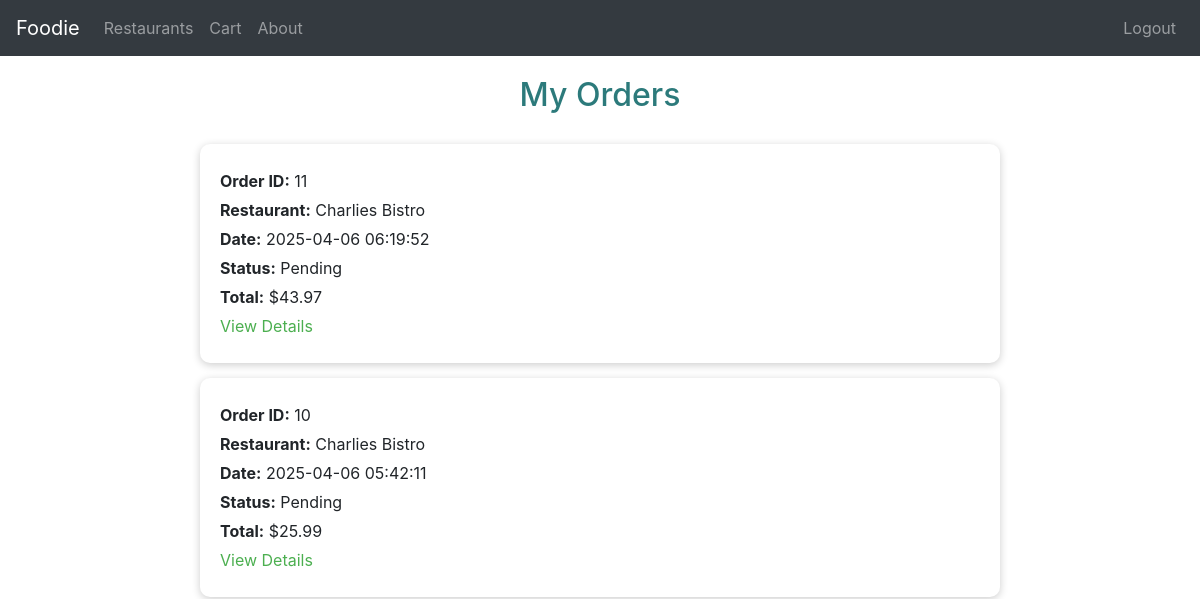
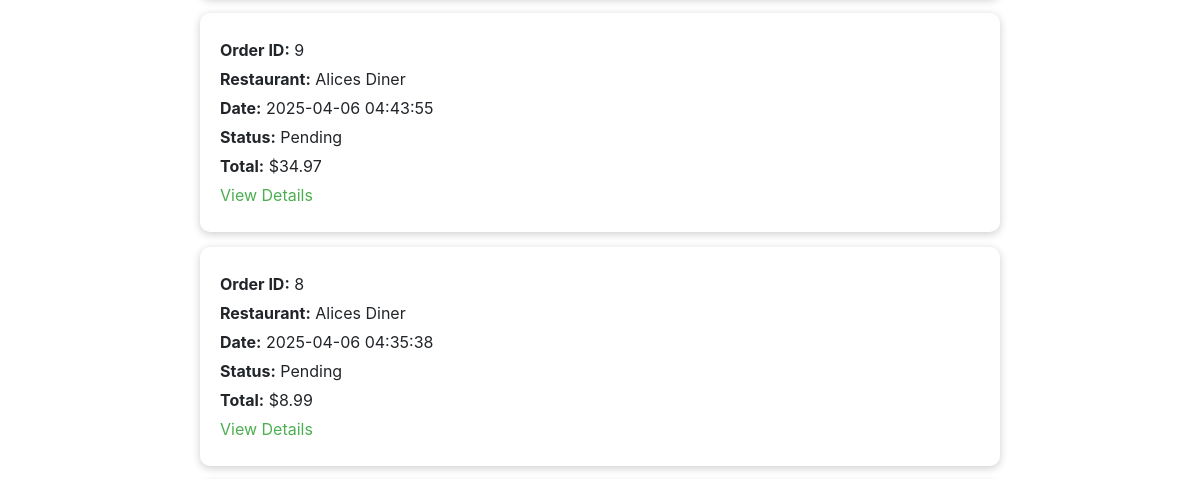
/my_orders (signed in, upper part), run on an earlier commit of the app's database (2 pictures, top to bottom).
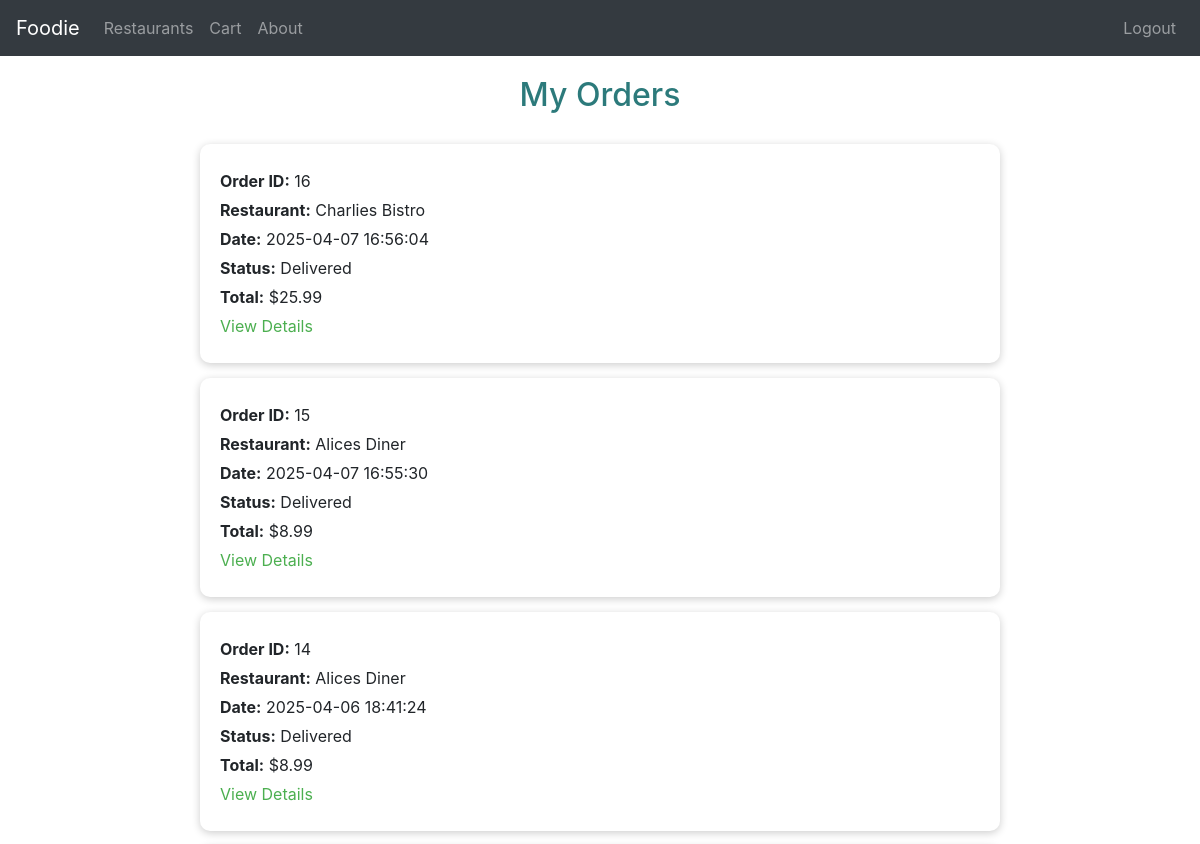
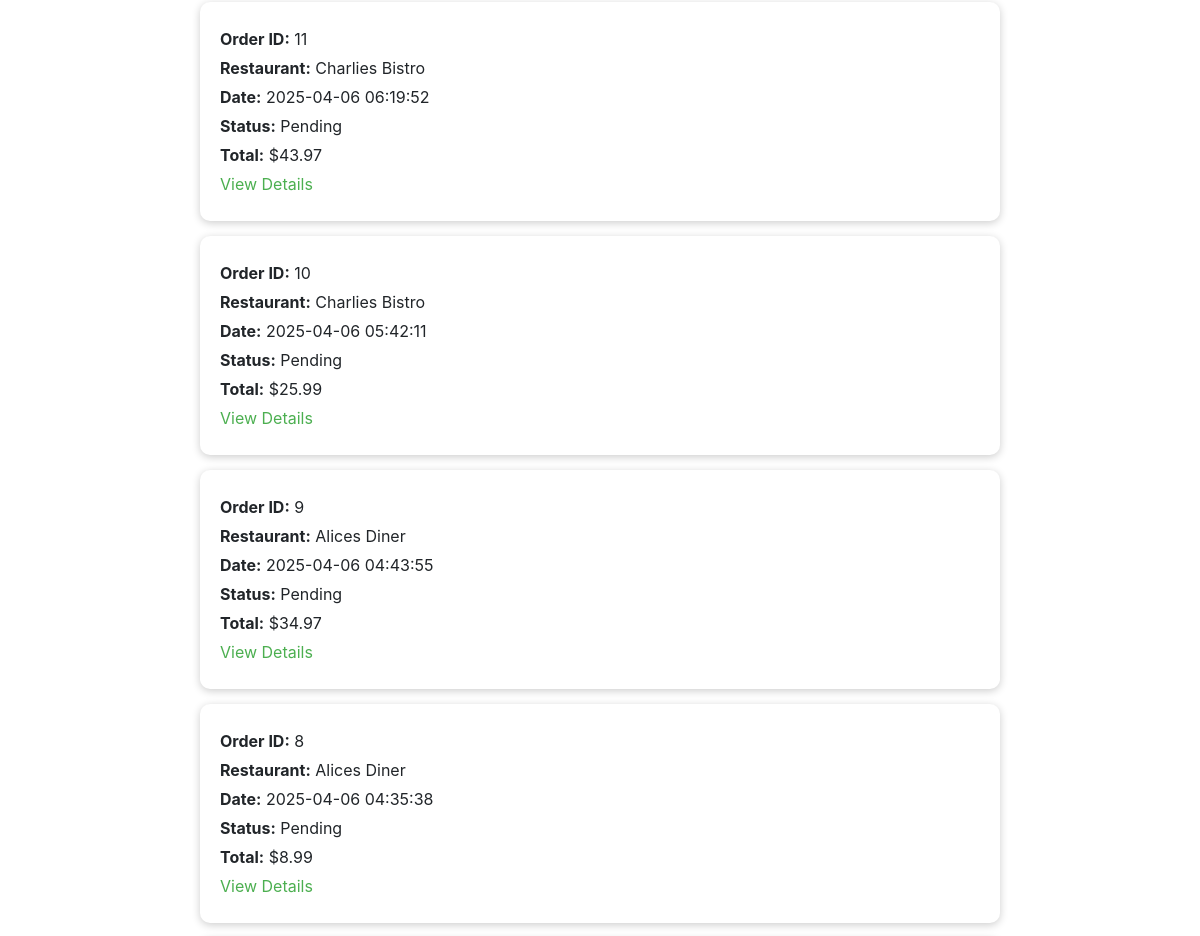
And on a later commit of the database (2 pictures, top to bottom).
### tables this page shows
CREATE TABLE Orders (
    OrderID INTEGER PRIMARY KEY AUTOINCREMENT,
    UserID INTEGER NOT NULL,
    RestaurantID INTEGER NOT NULL,
    OrderStatus TEXT CHECK(OrderStatus IN ('Pending', 'Preparing', 'Delivered')) NOT NULL,
    OrderDate DATETIME DEFAULT CURRENT_TIMESTAMP,
    TotalPrice REAL NOT NULL,
    FOREIGN KEY (UserID) REFERENCES Users(UserID),
    FOREIGN KEY (RestaurantID) REFERENCES Restaurants(RestaurantID)
);

CREATE TABLE Restaurants (
    RestaurantID INTEGER PRIMARY KEY AUTOINCREMENT,
    OwnerID INTEGER NOT NULL,
    Name TEXT NOT NULL,
    Address TEXT NOT NULL,
    PhoneNumber TEXT NOT NULL,
    OpeningHours TEXT NOT NULL,
    FOREIGN KEY (OwnerID) REFERENCES Users(UserID)
);

### app.py (the view)
@app.route('/my_orders')
@login_required
def my_orders():
    user_id = session.get('UserID')
    conn = sqlite3.connect('database.db')
    conn.row_factory = sqlite3.Row
    cursor = conn.cursor()
    cursor.execute("""
        SELECT o.OrderID, o.OrderDate, o.OrderStatus, o.TotalPrice, r.Name AS RestaurantName
        FROM Orders o
        JOIN Restaurants r ON o.RestaurantID = r.RestaurantID
        WHERE o.UserID = ?
        ORDER BY o.OrderDate DESC
    """, (user_id,))
    orders = cursor.fetchall()
    conn.close()
    return render_template('my_orders.html', orders=orders)

### app.py (called while the page is built)
def login_required(f):
    @wraps(f)
    def decorated_function(*args, **kwargs):
        if 'UserID' not in session:
            flash("You need to be logged in to access this page.", "error")
            return redirect(url_for('signin'))
        return f(*args, **kwargs)
    return decorated_function

### templates/my_orders.html (shortened to what this page needs)
<!DOCTYPE html>
<html lang="en">
<head>
    <link rel="stylesheet" href="https://stackpath.bootstrapcdn.com/bootstrap/4.5.2/css/bootstrap.min.css">
</head>
<body>
    <nav class="navbar navbar-expand-lg navbar-dark bg-dark">
        <a class="navbar-brand" href="{{ url_for('about') }}">Foodie</a>
        <div class="collapse navbar-collapse" id="navbarNav">
            <ul class="navbar-nav mr-auto">
                <li class="nav-item">
                    <a class="nav-link" href="{{ url_for('restaurants') }}">Restaurants</a>
                </li>
                <li class="nav-item">
                    <a class="nav-link" href="{{ url_for('cart') }}">Cart</a>
                </li>
                <li class="nav-item">
                    <a class="nav-link" href="{{ url_for('about') }}">About</a>
                </li>
            </ul>
            <ul class="navbar-nav">
                {% if session.get('UserID') %}
                <li class="nav-item">
                    <a class="nav-link" href="{{ url_for('logout') }}">Logout</a>
                </li>
                {% else %}
                <li class="nav-item">
                    <a class="nav-link" href="{{ url_for('signin') }}">Login</a>
                </li>
                {% endif %}
            </ul>
        </div>
    </nav>
    <h2>My Orders</h2>
    <div class="order-list">
        {% if orders %}
            {% for order in orders %}
                <div class="order-card">
                    <p><strong>Order ID:</strong> {{ order['OrderID'] }}</p>
                    <p><strong>Restaurant:</strong> {{ order['RestaurantName'] }}</p>
                    <p><strong>Date:</strong> {{ order['OrderDate'] }}</p>
                    <p><strong>Status:</strong> {{ order['OrderStatus'] }}</p>
                    <p><strong>Total:</strong> ${{ order['TotalPrice'] }}</p>
                    <p><a href="{{ url_for('order_summary', order_id=order['OrderID']) }}">View Details</a></p>
                </div>
            {% endfor %}
        {% else %}
            <p style="text-align: center;">You haven't placed any orders yet.</p>
        {% endif %}
    </div>
</body>
</html>

### templates/my_orders.html (style rules this page uses)
.navbar { margin-bottom: 20px; }
h2 { text-align: center; color: #2c7a7b; margin-bottom: 30px; }
.order-list { max-width: 800px; margin: auto; }
.order-card { background: white; padding: 20px; border-radius: 10px; margin-bottom: 15px; box-shadow: 0 2px 8px rgba(0,0,0,0.2); }
.order-card p { margin: 5px 0; }
.order-card a { color: #4CAF50; text-decoration: none; }

What changed in the data, as far as the page shows it:
added Orders: OrderID "16", RestaurantName "Charlies Bistro", OrderDate "2025-04-07 16:56:04", OrderStatus "Delivered", TotalPrice "25.99"
added Orders: OrderID "15", RestaurantName "Alices Diner", OrderDate "2025-04-07 16:55:30", OrderStatus "Delivered", TotalPrice "8.99"
added Orders: OrderID "14", RestaurantName "Alices Diner", OrderDate "2025-04-06 18:41:24", OrderStatus "Delivered", TotalPrice "8.99"
